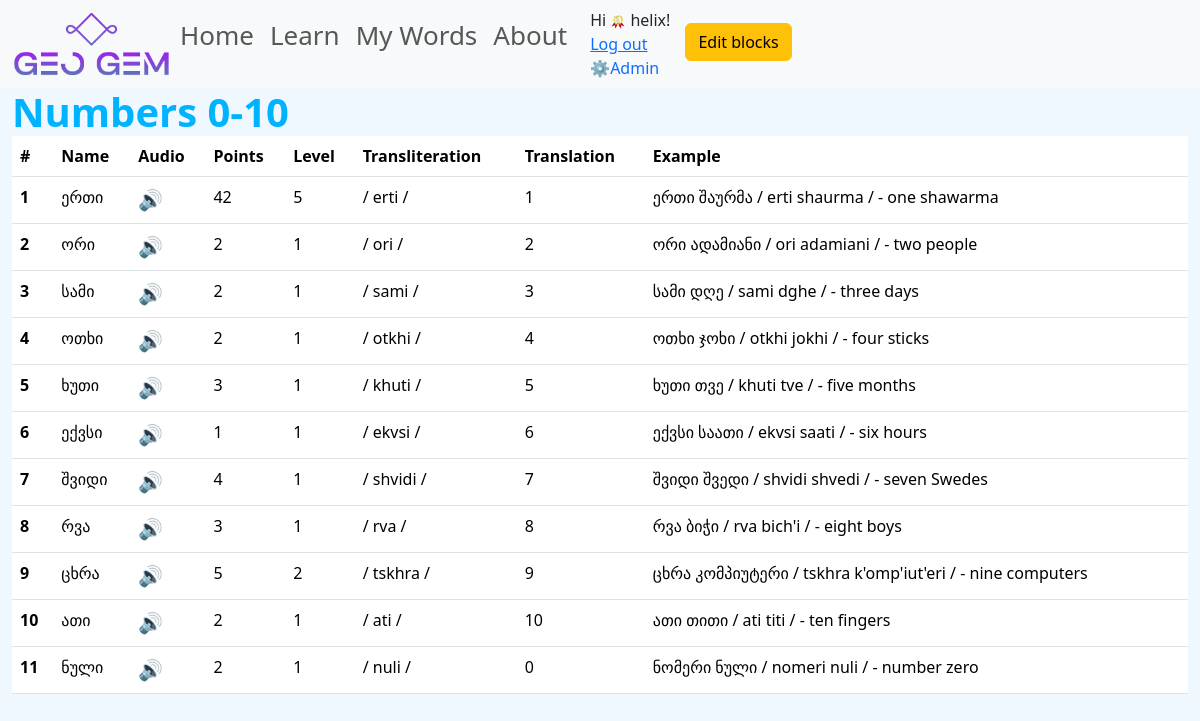
The page /learn/my_words/numbers-0-10/ (signed in) on the database as committed earlier.
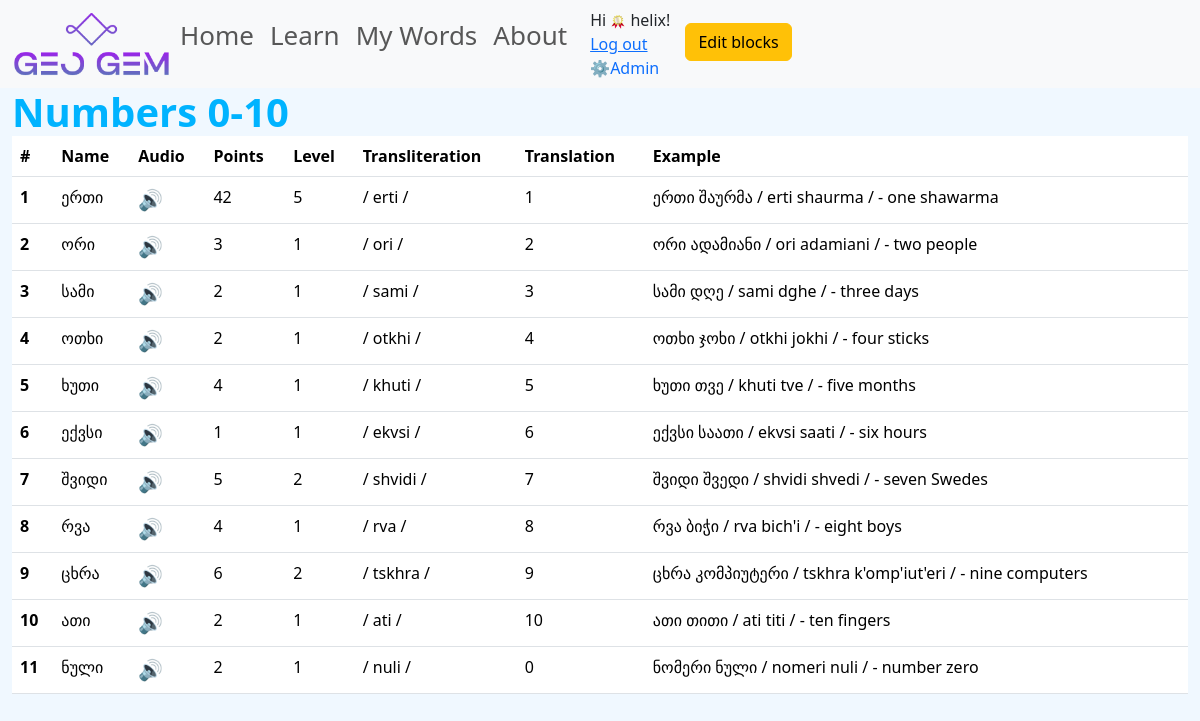
The same page on the database as committed later.
### word_bank/models.py (models this page shows, shortened)
class UserWord(models.Model):
    word = models.ForeignKey(WordInfo, on_delete=models.CASCADE)
    user = models.ForeignKey(CustomUser, on_delete=models.CASCADE)
    points = models.PositiveIntegerField(default=0)
    mastery_level = models.PositiveBigIntegerField(default=0)
    added_at = models.DateTimeField(auto_now_add=True)
    updated_at = models.DateTimeField(auto_now=True)

class WordInfo(models.Model):
    name = models.CharField(max_length=100)
    transliteration = models.CharField(max_length=100)
    translation = models.CharField(max_length=100)
    example = models.TextField(blank=True, null=True)
    example_image = models.ImageField(upload_to='images/word_example/', blank=True, null=True)
    audio = models.FileField(upload_to='audio/word_info/', blank=True, null=True)
    image = models.ImageField(upload_to='images/word_info/', blank=True, null=True)
    blocks = models.ManyToManyField(Block)
    added_at = models.DateTimeField(auto_now_add=True)

### word_bank/views.py (the view)
# urls.py: path('my_words/<slug:slug>/', UserBlockDetailView.as_view(), name='user_block_detail'),
class UserBlockDetailView(DetailView):
    template_name = 'word_bank/user_block_detail.html'
    model = Block
    def get_context_data(self, **kwargs):
        context = super().get_context_data(**kwargs)
        user = self.request.user
        user_words = UserWord.objects.filter(user=user, word__blocks=self.get_object()) if user.is_authenticated else []
        context = {
            'learning_block': self.get_object(),
            'words': user_words,
        }
        return context

### templates/word_bank/user_block_detail.html (shortened to what this page needs)
{% extends 'base.html' %}
{% block content %}
{% if user.is_authenticated %}
<div class="container-fluid">
    <h class="display-6"><span style="color: rgb(0, 179, 255); font-weight: bold">{{ learning_block.name }}</span></h>
    <table class="table table-hover">
        <thead>
            <tr>
            <th scope="col">#</th>
            <th scope="col">Name</th>
            <th scope="col">Audio</th>
            <th scope="col">Points</th>
            <th scope="col">Level</th>
            <th scope="col">Transliteration</th>
            <th scope="col">Translation</th>
            <th scope="col">Example</th>
            </tr>
        </thead>
        <tbody>
            {% for word in words %}
                <tr>
                    <th scope="row">{{ forloop.counter }}</th>
                    <td>{{ word.word.name }}</td>
                    <td>
                        {% if word.word.audio %}
                            <a href="{{ word.word.audio.url }}" onclick="document.getElementById('audio_{{ word.word.name }}').play(); return false;">
                                <span style="display: inline-block; font-size: 20px;">&#x1F50A;</span>
                            </a>
                        {% endif %}
                    </td>
                    <td>{{ word.points }}</td>
                    <td>{{ word.mastery_level }}</td>
                    <td>{{ word.word.transliteration }}</td>
                    <td>{{ word.word.translation }}</td>
                    <td>{% if word.word.example %}{{ word.word.example }}{% else %}-{% endif %}</td>
                </tr>
            {% endfor %}
        </tbody>
    </table>
</div>
{% else %}
    <div class="container-fluid">
        <div class="alert alert-info" role="alert">
            Nobody here but us chickens. Please <a href="{% url 'login' %}">log in</a>
        </div>
    </div>
{% endif %}
{% endblock %}

Rows that differ between the two databases and show on the page:
changed UserWord "ორი": points "2" → "3"
changed UserWord "ხუთი": points "3" → "4"
changed UserWord "შვიდი": points "4" → "5"; mastery_level "1" → "2"
changed UserWord "რვა": points "3" → "4"
changed UserWord "ცხრა": points "5" → "6"
